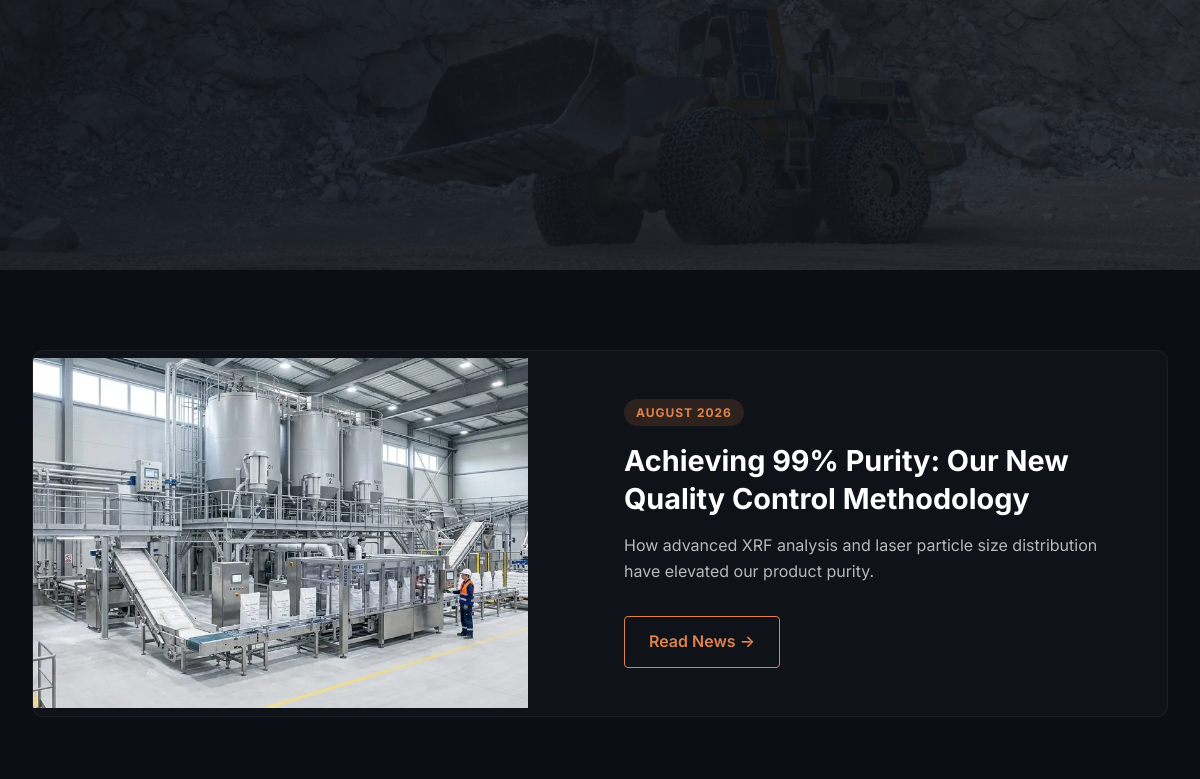
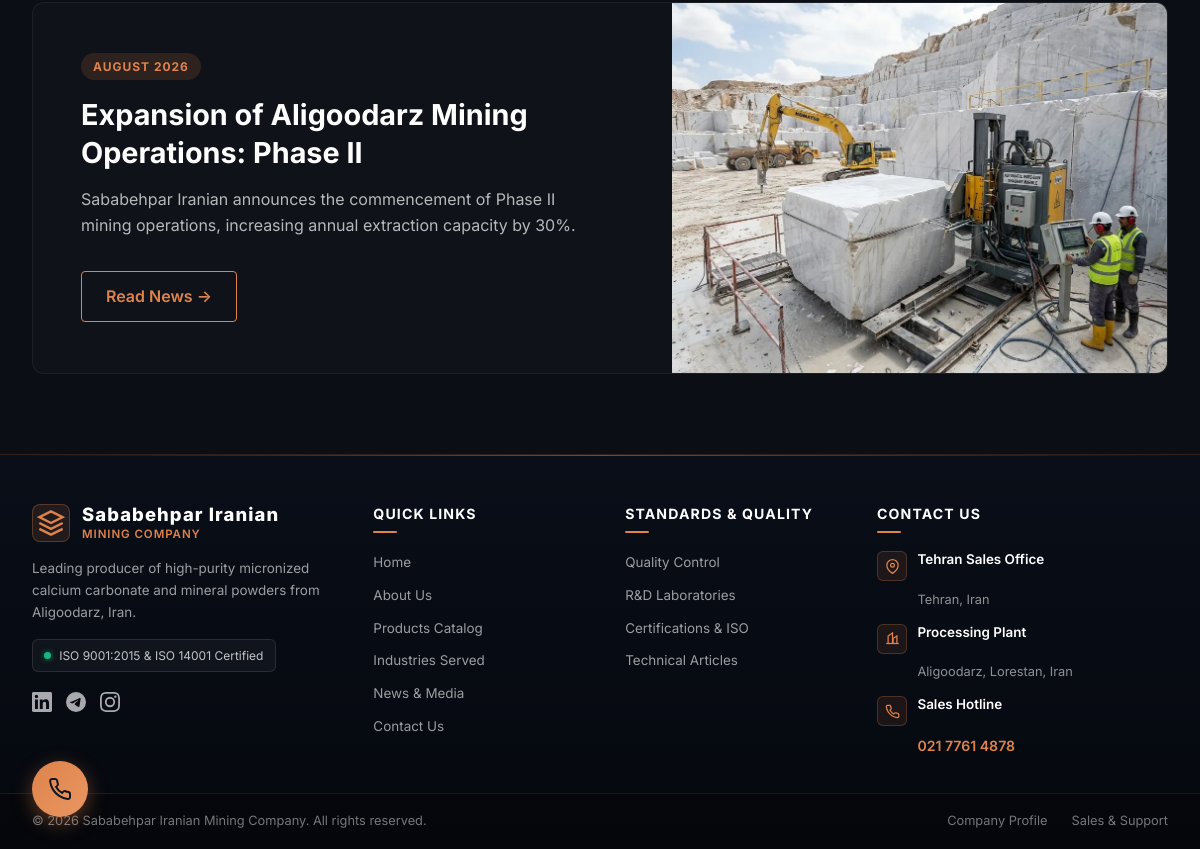
The page /news/ (lower part) on the database as committed earlier (2 pictures, top to bottom).
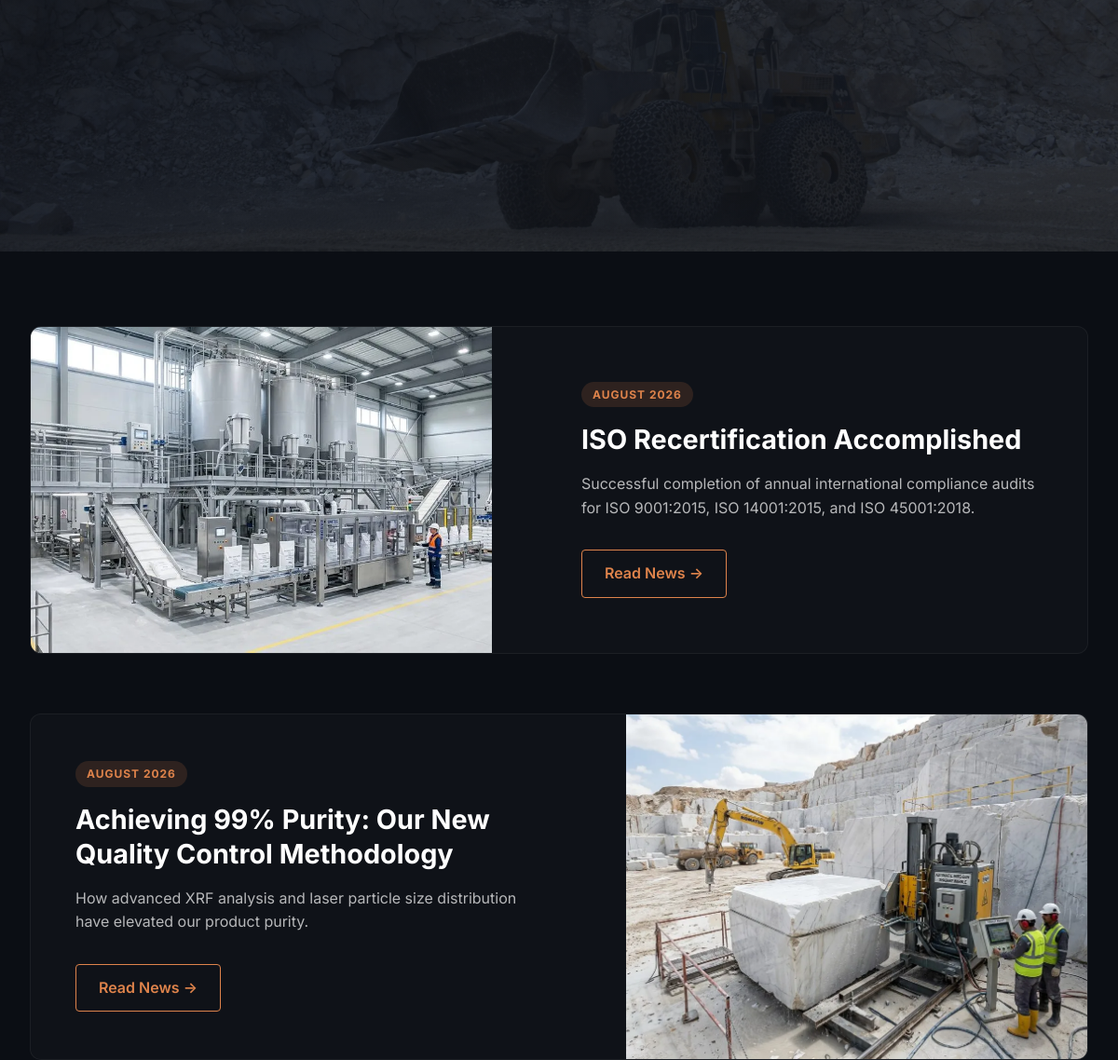
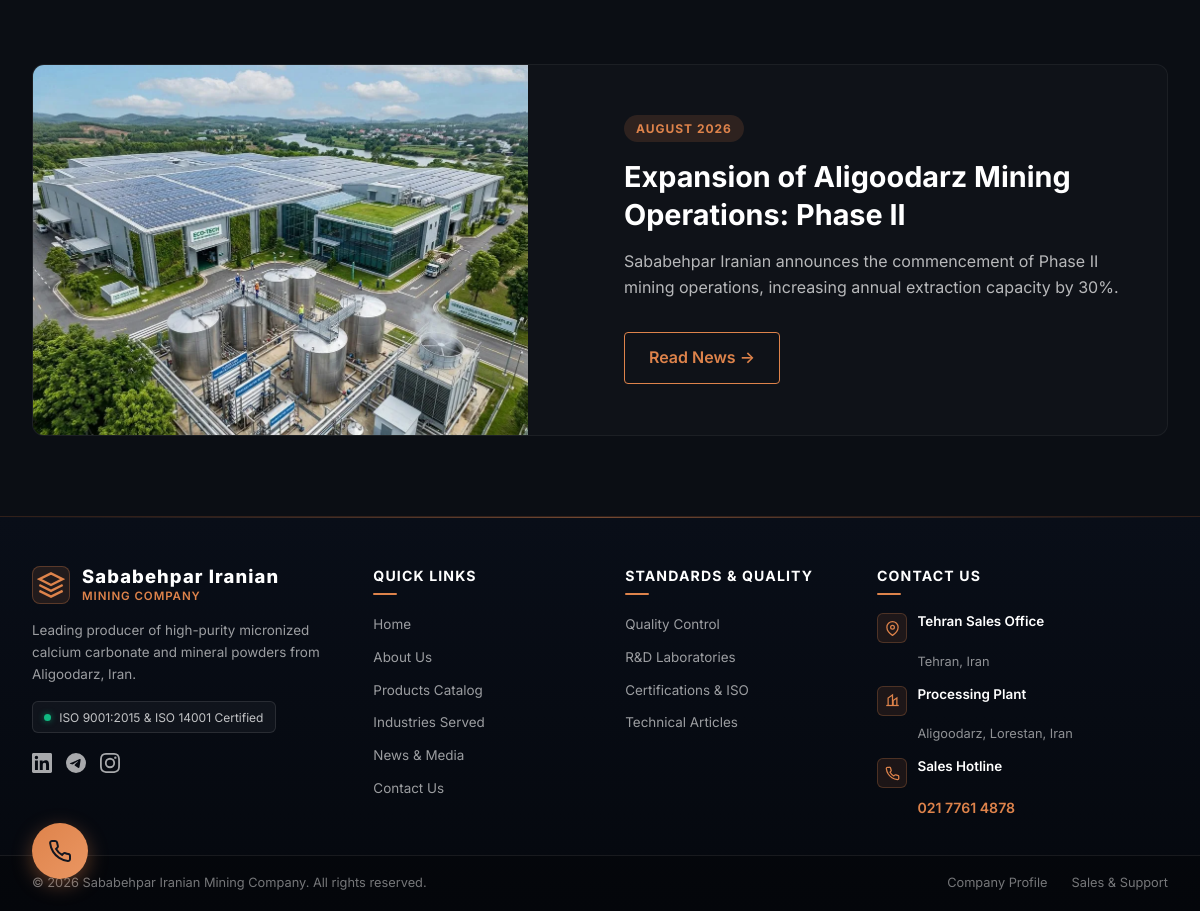
The same page on the database as committed later (2 pictures, top to bottom).
### news/models.py (models this page shows, shortened)
class NewsArticle(models.Model):
    CATEGORY_CHOICES = [
        ('company', 'Company News'),
        ('rd', 'R&D & Innovation'),
        ('press', 'Press Release'),
        ('sustainability', 'Sustainability'),
    ]
    title = models.CharField(max_length=255)
    title_fa = models.CharField(max_length=255, blank=True, null=True, verbose_name="Title (Farsi)")
    slug = models.SlugField(unique=True, max_length=255)
    category = models.CharField(max_length=50, choices=CATEGORY_CHOICES, default='company')
    summary = models.TextField()
    summary_fa = models.TextField(blank=True, null=True, verbose_name="Summary (Farsi)")
    content = models.TextField()
    content_fa = models.TextField(blank=True, null=True, verbose_name="Content (Farsi)")
    cover_image = models.ImageField(upload_to='news_covers/', blank=True, null=True)
    is_published = models.BooleanField(default=True)
    created_at = models.DateTimeField(auto_now_add=True)
    updated_at = models.DateTimeField(auto_now=True)
    class Meta:
        ordering = ['-created_at']
        verbose_name = 'News Article'
        verbose_name_plural = 'News Articles'
    @property
    def display_title(self):
        from django.utils import translation
        lang = translation.get_language()
        if lang and lang.startswith('fa') and self.title_fa:
            return self.title_fa
        return self.title
    @property
    def display_summary(self):
        from django.utils import translation
        lang = translation.get_language()
        if lang and lang.startswith('fa') and self.summary_fa:
            return self.summary_fa
        return self.summary

### news/views.py (the view)
# urls.py: path('', views.news_list, name='index'),
def news_list(request):
    articles = NewsArticle.objects.filter(is_published=True)
    return render(request, 'news/index.html', {'articles': articles})

### templates/news/index.html (shortened to what this page needs)
{% extends 'base.html' %}
{% load static %}
{% block content %}
<section class="hero">
<div class="hero__slideshow">
<div class="hero__slide active" style="background-image: url('{% static 'images/mine2_hero.webp' %}')">
<div class="hero__overlay"></div>
</div>
</div>
</section>
<section style="background: #0B0E14; padding: 5rem 0;">
<div class="container">
<div class="article-list">
{% if articles %}
    {% for article in articles %}
    <div class="article-list-item {% if forloop.counter|divisibleby:2 %}article-list-item--reverse{% endif %}">
        <div class="article-list-item__image-wrap">
            {% if article.cover_image %}
                <img src="{{ article.cover_image.url }}" alt="{{ article.title }}" class="article-list-item__image" loading="lazy">
            {% elif forloop.counter == 1 %}
                <img src="{% static 'images/factory_production_line.webp' %}" alt="{{ article.title }}" class="article-list-item__image" loading="lazy">
            {% elif forloop.counter == 2 %}
                <img src="{% static 'images/about_history.webp' %}" alt="{{ article.title }}" class="article-list-item__image" loading="lazy">
            {% else %}
                <img src="{% static 'images/about_sustainability.webp' %}" alt="{{ article.title }}" class="article-list-item__image" loading="lazy">
            {% endif %}
        </div>
        <div class="article-list-item__content">
            <span class="article-list-item__badge">{{ article.created_at|date:"F Y" }}</span>
            <h3 class="article-list-item__title" data-en="{{ article.title }}" data-fa="{{ article.title_fa|default:article.title }}">{{ article.display_title }}</h3>
            <p class="article-list-item__text" data-en="{{ article.summary }}" data-fa="{{ article.summary_fa|default:article.summary }}">{{ article.display_summary }}</p>
            <a href="{% url 'news:detail' article.slug %}" class="article-list-item__cta" data-en="Read News →" data-fa="خواندن خبر ←">{% if LANGUAGE_CODE == 'fa' %}خواندن خبر ←{% else %}Read News →{% endif %}</a>
        </div>
    </div>
    {% endfor %}
{% endif %}
</div>
</div>
</section>
{% endblock %}

Rows that differ between the two databases and show on the page:
added NewsArticle: created_at "AUGUST 2026", display_title "ISO Recertification Accomplished", display_summary "Successful completion of annual international compliance audits for ISO 9001:2015, ISO 14001:2015, and ISO 45001:2018."
